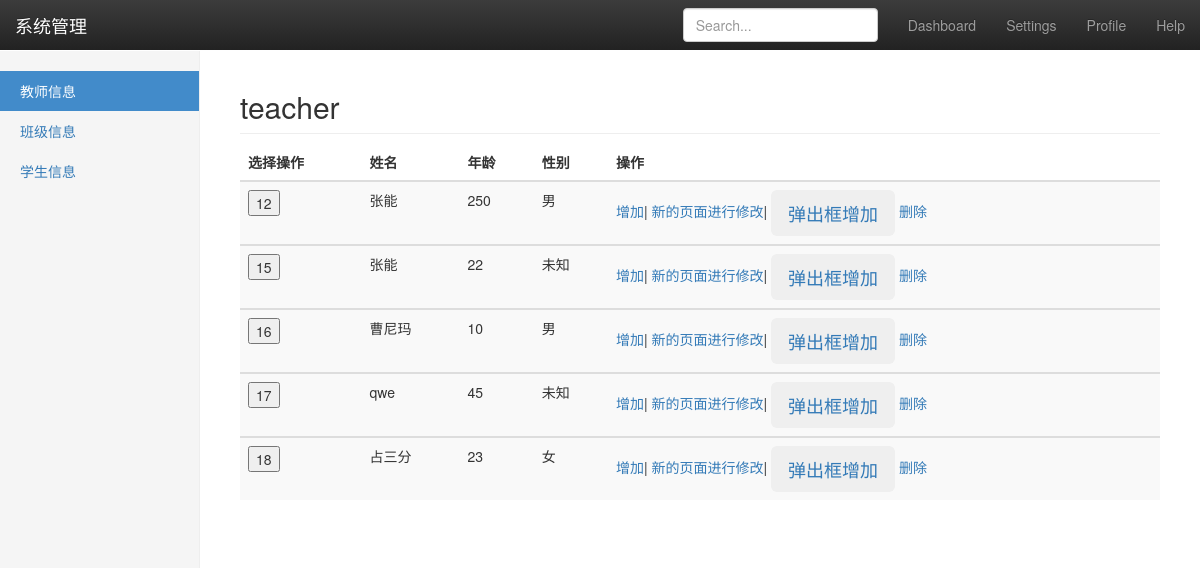
Page /teacher/ on the committed database.
### review/models.py (models this page shows, shortened)
class Teacher(models.Model):
    Teacher_name = models.CharField(max_length=20, verbose_name="教师名称")
    choise = (
        (0, "男"),
        (1, "女"),
        (2, "未知"),
    )
    sex = models.IntegerField(verbose_name="性别", choices=choise, default=2)
    age = models.IntegerField(verbose_name="年龄", default=None)
    class Meta:
        verbose_name = '教师'
        verbose_name_plural = "教师表"

### review/views.py (the view, shortened to what this page needs)
# urls.py: url(r'^teacher/$', views.teacher, name='teacher'),
def teacher(request):
    if request.method == "GET":
        allteacher = models.Teacher.objects.all()[0:10]
        return render(request, 'teacher.html', {'allteacher': allteacher})

### templates/teacher.html (shortened to what this page needs)
{% extends "base.html" %}
{% block table_inline %}
                <table class="table table-striped">
                    <thead>
                    <tr>
                        <th>选择操作</th>
                        <th>姓名</th>
                        <th>年龄</th>
                        <th>性别</th>
                        <th>操作</th>
                    </tr>
                    </thead>
                    <tbody>
                    {% for foo in allteacher %}
                        <tr>
                            <td><button>{{ foo.id }}</button></td>
                            <td>{{ foo.Teacher_name }}</td>
                            <td>{{ foo.age }}</td>
                            <td>{{ foo.get_sex_display }}</td>
                            <td>
                                <a  style="cursor: pointer;" select="add" name="{{ foo.id }}">增加</a>|
                                <a  href="{% url 'teacher_change' %}?nid={{ foo.id }}" style="cursor: pointer;" select="add" name="{{ foo.id }}">新的页面进行修改</a>|
                                <button class="btn  btn-lg" data-toggle="modal" data-target="#myModal">
                                <a style="cursor: pointer;" select="change" name="{{ foo.id }}">弹出框增加</a>
                                    </button>
                                <a style="cursor: pointer;" select="del" name="{{ foo.id }}">删除</a>
                            </td>
                        </tr>
                    </tbody>
                    {% endfor %}
                </table>
{% endblock %}

### static/css/dashboard.css (style rules this page uses)
body { padding-top: 50px; }

### rows in the picture
Teacher: id "12", Teacher_name "张能", age "250", sex "男"
Teacher: id "15", Teacher_name "张能", age "22", sex "未知"
Teacher: id "16", Teacher_name "曹尼玛", age "10", sex "男"
Teacher: id "17", Teacher_name "qwe", age "45", sex "未知"
Teacher: id "18", Teacher_name "占三分", age "23", sex "女"
